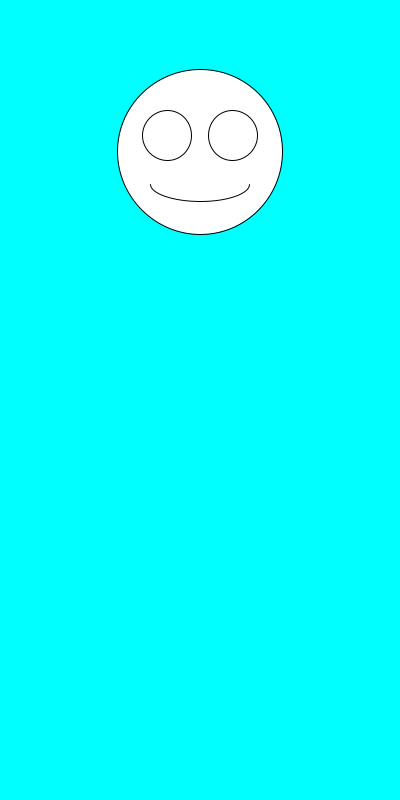
Frame 1 (no input)
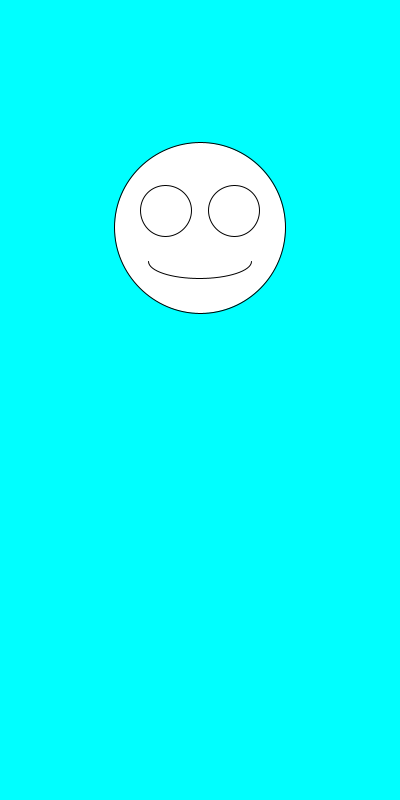
Frame 60 (the mouse pressed at the canvas centre just before this capture)
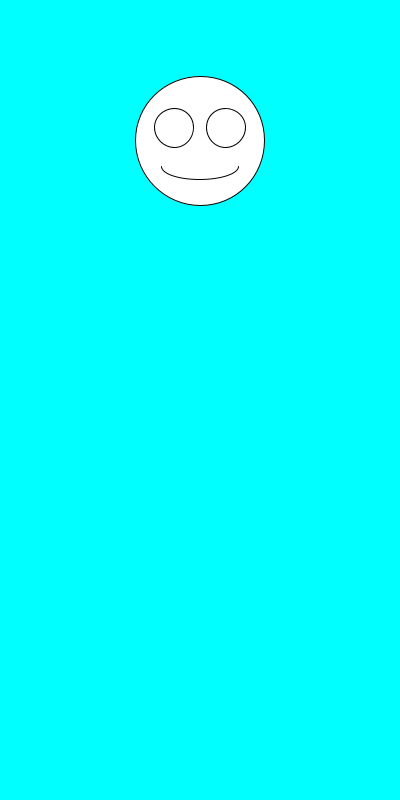
Frame 120 (the mouse held since frame 60 and released just before this capture)

The Processing sketch that drew these frames (run headless with seeded random() and noise(); from frame 60 on, the mouse is pressed at the canvas centre):

// Processing sketch: big_small_big_small
// ── big_small_big_small.pde
float x, y, d;
void setup(){
  size(400,800);
  frameRate(5);
  x = 200; y = 300; d = 100;
}
void draw(){  
  background(0,255,255); // cyan
  d = random(100,200);
  y = random(100,300);
  smile(x, y, d);
  y += 15;
  if(y>height) y = 0;
}

void smile(float x, float y, float d) {
  circle(x, y, d);
  circle(x-0.2*d, y-0.1*d, d*0.3);
  circle(x+0.2*d, y-0.1*d, d*0.3);
  arc(x,y+0.2*d,d*0.6,d*0.2,0,PI);
}
